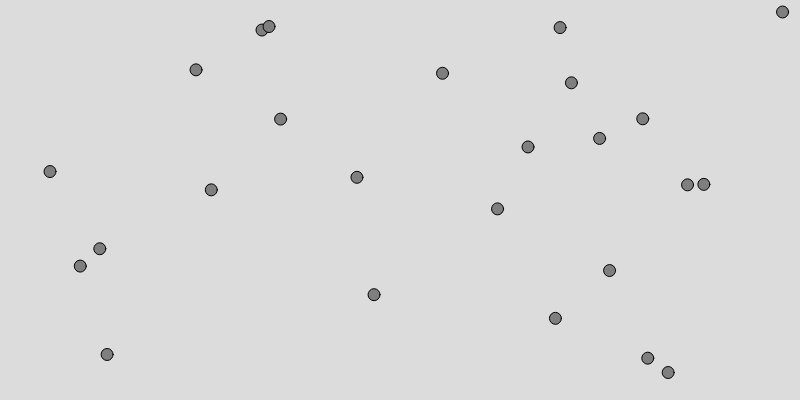
Frame 1 (no input)
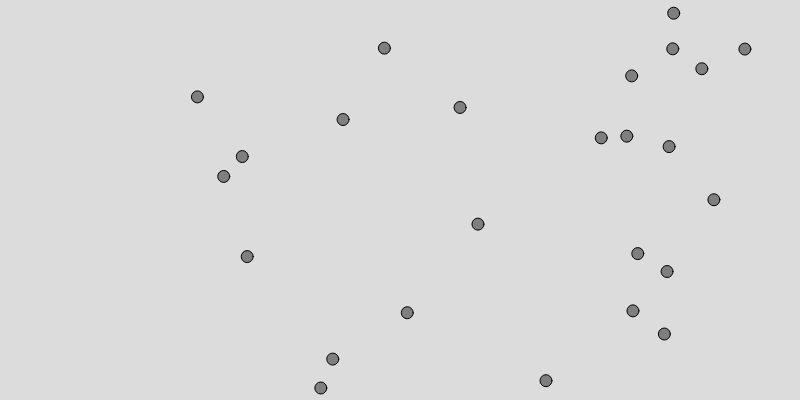
Frame 60 (no input)
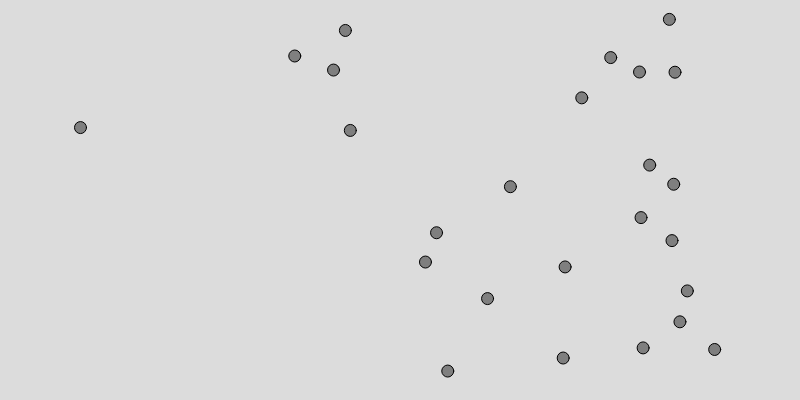
Frame 120 (the mouse pressed at the canvas centre since frame 60)

The p5.js sketch that drew these frames (run headless with seeded random() and noise() and a simulated clock; from frame 60 on, the mouse is pressed at the canvas centre):

// p5.js sketch
// ── sketch.js


let boids = [];

function setup() {
  createCanvas(800, 400);
  
  for (let i = 0; i<25; i++){
    boids[i] = new Boid(random(width), random(height));
  }

  
}

function draw() {
  background(220);

  for (let boid of boids){
    boid.applyBehaviors(boids);
    boid.run();
    
  }
}



//----------------------------------------------------------------------
class Boid{
  constructor(x, y, maxspeed, maxforce){
    this.position = createVector(x, y);
    this.velocity = createVector(0, 0);
    this.acceleration = createVector(0, 0);
    this.maxspeed = maxspeed || 3; // Set this.maxspeed to the value of ms, but if ms is falsy, use 4 instead
    this.maxforce = maxforce || 0.2;
    this.size = 12;
  }
  
  run(){
    this.update();
    this.checkEdges();
    this.show();
  }
  
  update(){
    this.velocity.add(this.acceleration);
    this.velocity.limit(this.maxspeed);
    this.position.add(this.velocity);
    this.acceleration.mult(0);   
  }
  
  seek(target){
    let desire = p5.Vector.sub(target, this.position);
    // If the magnitude of desired equals 0, skip out of here
    // If the magnitude (length) of the desired vector is zero, then exit the seek() function immediately.
    if (desire.mag() === 0) return;
    desire.setMag(this.maxspeed);
    let steer = p5.Vector.sub(desire, this.velocity);
    steer.limit(this.maxforce);
    // this.applyForce(steer);
    return steer;
  }
  
  applyForce(force){
    this.acceleration.add(force);
    // console.log(this.acceleration.copy());
  }
  
  // three flocking behaviors: separation, alignment, cohesion
  applyBehaviors(boids){
    let separate = this.separate(boids);
    let alignment = this.align(boids);
    let cohesion = this.cohere(boids);
    
    // use perlin noise to adjust weights overtime
    // let noiseOffset = random(1000);
    // let separateWeight = map(noise(noiseOffset + frameCount*0.01), 0, 1, 0.5, 2);
    // let seekWeight = map(noise(noiseOffset + 999 + frameCount * 0.01), 0, 1, 0.5, 2);
    
    // or use sine wave
    // let idOffset = random(TWO_PI);
    // let seekWeight = map(sin(frameCount * 0.01 + idOffset), -1, 1, 0.5, 2);
    // let separateWeight = map(sin(frameCount * 0.015 + idOffset), -1, 1, 0.5, 2);
    // let cohesionWeight = map(sin(frameCount * 0.05 + idOffset), -1, 1, 0.5, 2);
    
    separate.mult(1.5);
    alignment.mult(0.5);
    cohesion.mult(0.5)
    
    this.applyForce(separate);
    this.applyForce(alignment);
    this.applyForce(cohesion);
  }
  
  
  
  separate(boids){
    // loop through the neighboring boids' list, find their distance to the current boid
    let distThreshold = this.size * 2; // how close is too close
    let summedDir = createVector();
    let count = 0;
    for (let other of boids){
      let dist = p5.Vector.dist(this.position, other.position);
      if (this !== other && dist < distThreshold){
        let dir = p5.Vector.sub(this.position, other.position);
        dir.normalize();
        dir.div(dist); // The closer it is, the more the boid should flee. The farther, the less. So the magnitude is set to be inversely proportional to the distance.
        summedDir.add(dir);
        count+=1;
      }
    }
    
    if (count > 0){
      // summedDir.div(count);
      summedDir.setMag(this.maxspeed);
      // Implement Reynolds: Steering = Desired - Velocity
      let steer = p5.Vector.sub(summedDir, this.velocity);
      steer.limit(this.maxforce);
      // this.applyForce(steer);
      return steer;
    }else{
      return createVector();
    }
    
  }
  
  
  align(boids){
    let minThreshold = this.size*2;
    let maxThreshold = this.size * 50;
    let summedDir = createVector();
    let count = 0;
    for (let other of boids){
      let dist = p5.Vector.dist(other.position, this.position);
      if (this !== other && dist <= maxThreshold && dist >= minThreshold){
        summedDir.add(other.velocity);
        count ++;
      }
    }
    if (count>0){
      let avgDir = summedDir.div(count);
      avgDir.setMag(this.maxspeed);
      let steer = p5.Vector.sub(avgDir, this.velocity);
      steer.limit(this.maxforce);
      return steer;
    }else{
      return createVector();
    }
  }
  
  cohere(boids){
    let distThreshold = this.size * 50;
    let summedDir = createVector();
    let count = 0;
    for (let other of boids){
      let dist = p5.Vector.dist(this.position, other.position);
      if (this != other && dist > distThreshold){
        let dir = p5.Vector.sub(other.position, this.position);
        dir.setMag(dist/(this.size*3));
        summedDir.add(dir);
        // summedDir.add(other.position);
        count++;
      }
    }
    
    if (count>0){
      summedDir.setMag(this.maxspeed);
      let steer = p5.Vector.sub(summedDir, this.velocity);
      // this.applyForce(steer);
      return steer
      
      // let avgPos = summedDir.div(count);
      // this.seek(avgPos); 
      
    }else{
      return createVector();
    }
    
  }
  
  

  show(){
    fill(127);
    stroke(0);
    push();
    translate(this.position.x, this.position.y);
    circle(0, 0, this.size);
    pop();
  }
  
  checkEdges(){
    if(this.position.x+this.size >= width){
      this.position.x = this.size;
    }else if(this.position.x-this.size <= 0){
      this.position.x = width-this.size;
    }
    if (this.position.y + this.size >=height){
      this.position.y = this.size;
    }else if (this.position.y - this.size <= 0){
      this.position.y = height-this.size;       
    }
  }
  
  
}
